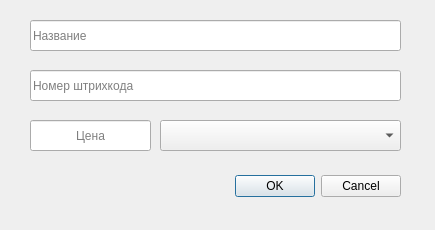
<?xml version="1.0" encoding="UTF-8"?>
<ui version="4.0">
 <class>NewProduct</class>
 <widget class="QDialog" name="NewProduct">
  <property name="geometry">
   <rect>
    <x>0</x>
    <y>0</y>
    <width>435</width>
    <height>230</height>
   </rect>
  </property>
  <property name="windowTitle">
   <string>Новый товар</string>
  </property>
  <widget class="QDialogButtonBox" name="buttonBox">
   <property name="geometry">
    <rect>
     <x>60</x>
     <y>170</y>
     <width>341</width>
     <height>32</height>
    </rect>
   </property>
   <property name="orientation">
    <enum>Qt::Horizontal</enum>
   </property>
   <property name="standardButtons">
    <set>QDialogButtonBox::Cancel|QDialogButtonBox::Ok</set>
   </property>
  </widget>
  <widget class="QLineEdit" name="price">
   <property name="geometry">
    <rect>
     <x>30</x>
     <y>120</y>
     <width>121</width>
     <height>31</height>
    </rect>
   </property>
   <property name="alignment">
    <set>Qt::AlignCenter</set>
   </property>
   <property name="placeholderText">
    <string>Цена</string>
   </property>
  </widget>
  <widget class="QLineEdit" name="barcode">
   <property name="geometry">
    <rect>
     <x>30</x>
     <y>70</y>
     <width>371</width>
     <height>31</height>
    </rect>
   </property>
   <property name="inputMask">
    <string/>
   </property>
   <property name="placeholderText">
    <string>Номер штрихкода</string>
   </property>
  </widget>
  <widget class="QLineEdit" name="product_name">
   <property name="geometry">
    <rect>
     <x>30</x>
     <y>20</y>
     <width>371</width>
     <height>31</height>
    </rect>
   </property>
   <property name="placeholderText">
    <string>Название</string>
   </property>
  </widget>
  <widget class="QComboBox" name="category">
   <property name="geometry">
    <rect>
     <x>160</x>
     <y>120</y>
     <width>241</width>
     <height>31</height>
    </rect>
   </property>
  </widget>
 </widget>
 <resources/>
 <connections>
  <connection>
   <sender>buttonBox</sender>
   <signal>accepted()</signal>
   <receiver>NewProduct</receiver>
   <slot>accept()</slot>
   <hints>
    <hint type="sourcelabel">
     <x>248</x>
     <y>254</y>
    </hint>
    <hint type="destinationlabel">
     <x>157</x>
     <y>274</y>
    </hint>
   </hints>
  </connection>
  <connection>
   <sender>buttonBox</sender>
   <signal>rejected()</signal>
   <receiver>NewProduct</receiver>
   <slot>reject()</slot>
   <hints>
    <hint type="sourcelabel">
     <x>316</x>
     <y>260</y>
    </hint>
    <hint type="destinationlabel">
     <x>286</x>
     <y>274</y>
    </hint>
   </hints>
  </connection>
 </connections>
</ui>
